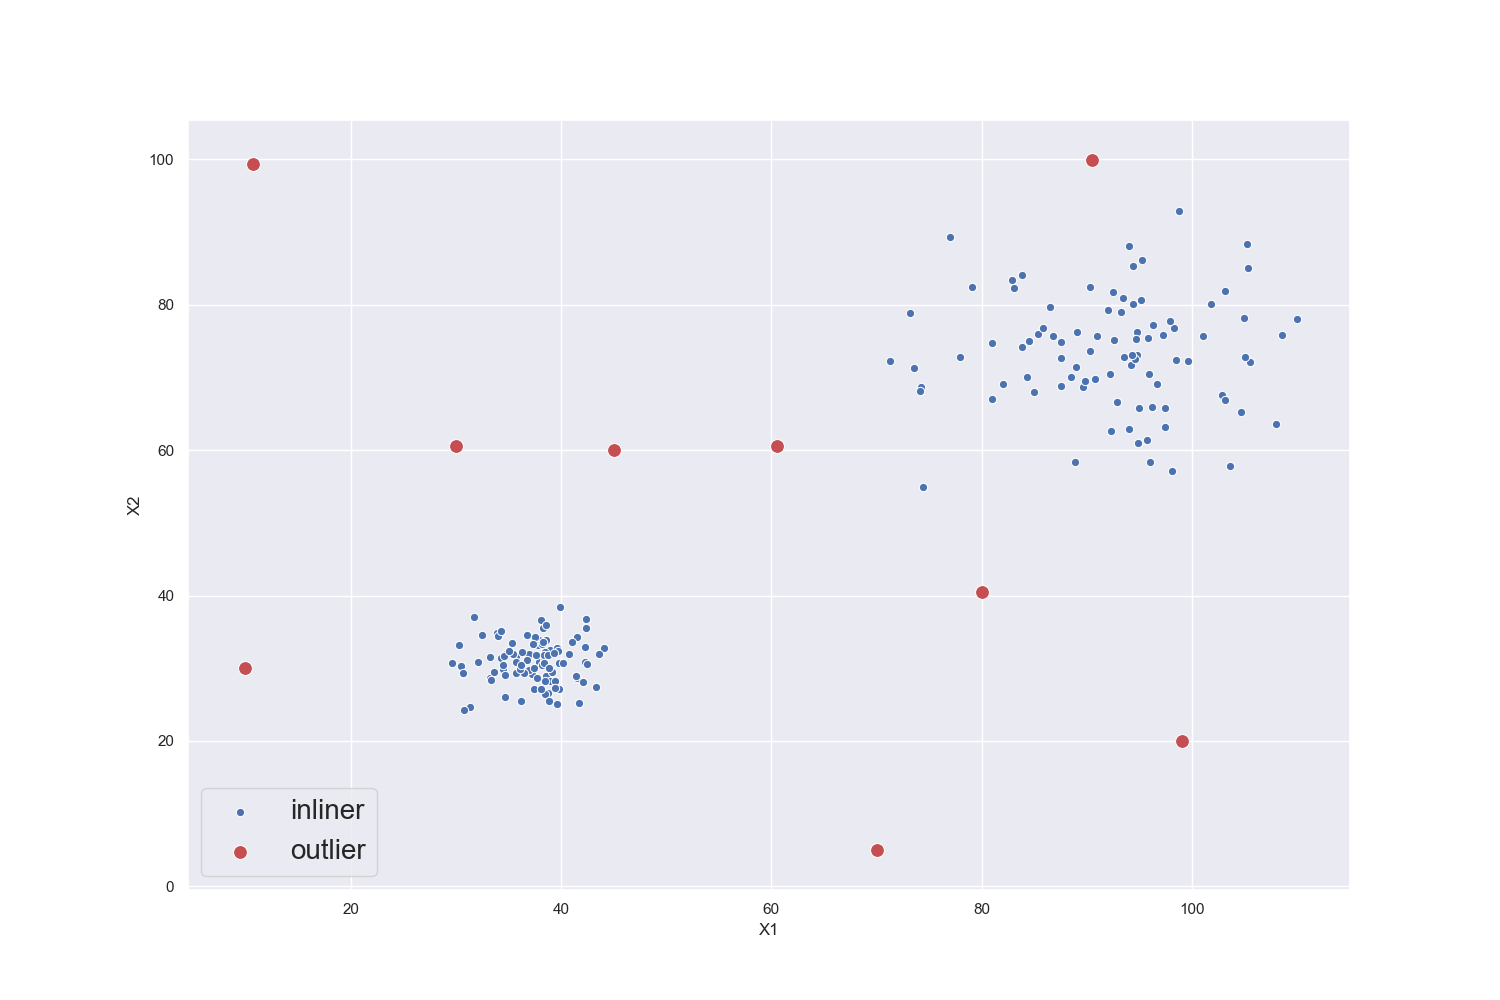

The Python source for this figure:
import sys
import math
import numpy as np
import pandas as pd
import seaborn as sns

#some part of k_neareast_neighbour functtion was implemented using ideas from
#https://stackoverflow.com/questions/57107729/how-to-compute-multiple-euclidean-distances-of-all-points-in-a-dataset
def k_neareast_neighbour(df, k):
    data = [(float(x),float(y)) for x, y in df[['X1', 'X2']].values ]
    nearest_neighbour = []
    nn_distances = []
    knn_distance = []
    for point in data:
        distances = [math.sqrt((point[0]-x[0] )**2+ (point[1]-x[1])**2) for x in data]
        knn = np.argsort(distances)[1:k+1]
        nearest_neighbour.append([i for i in knn])
        nn_distances.append([distances[i] for i in knn])
        knn_distance.append(distances[knn[-1]])
    return nearest_neighbour, nn_distances, knn_distance

def reachability_distance(nearest_neighbour_index, nearest_neighbour_distance, knn_distance):
    rd = 0
    for nni, nnd in zip(nearest_neighbour_index, nearest_neighbour_distance):
        rd = rd + max(knn_distance[nni], nnd)
    return rd
    
def local_outlier_factor(df, k, threshold):
    knn = k_neareast_neighbour(df, k)
    nearest_neighbours_indexes = knn[0]
    nearest_neighbour_distances = knn[1]
    knn_distance = knn[2]
    lrd = []
        
    lrd = np.array([reachability_distance(x, y, knn_distance) 
          for x,y in zip(nearest_neighbours_indexes, nearest_neighbour_distances)]) / k
    
    df['lrd'] = lrd
    lof = []
    for idx, nni in enumerate(nearest_neighbours_indexes):
        lof.append(np.mean([lrd[idx]/lrd[x] for x in nni]))
    df['lof'] = lof
    df_outlier = df[df['lof'] > threshold]

    sns.set(rc={'figure.figsize':(15,10)})
    sns_plot = sns.scatterplot(x="X1", y="X2", data=df, label='inliner')
    sns_plot = sns.scatterplot(x="X1", y="X2", data=df_outlier, s=100, color='r', label='outlier')
    sns_plot.legend(fontsize=20)
    fig = sns_plot.get_figure()
    fig.savefig('lof.png') 
    return df
    
def main():
    if len(sys.argv) != 2:
        print('missing k-value')
        print('run with:\n$ python lof.py <k-value>')
        exit(1)
    df = pd.read_csv('./outliers-3.csv')
    k = int(sys.argv[1])
    threshold = 2
    df_with_lof = local_outlier_factor(df, k, threshold)

if __name__ == "__main__":
    main()